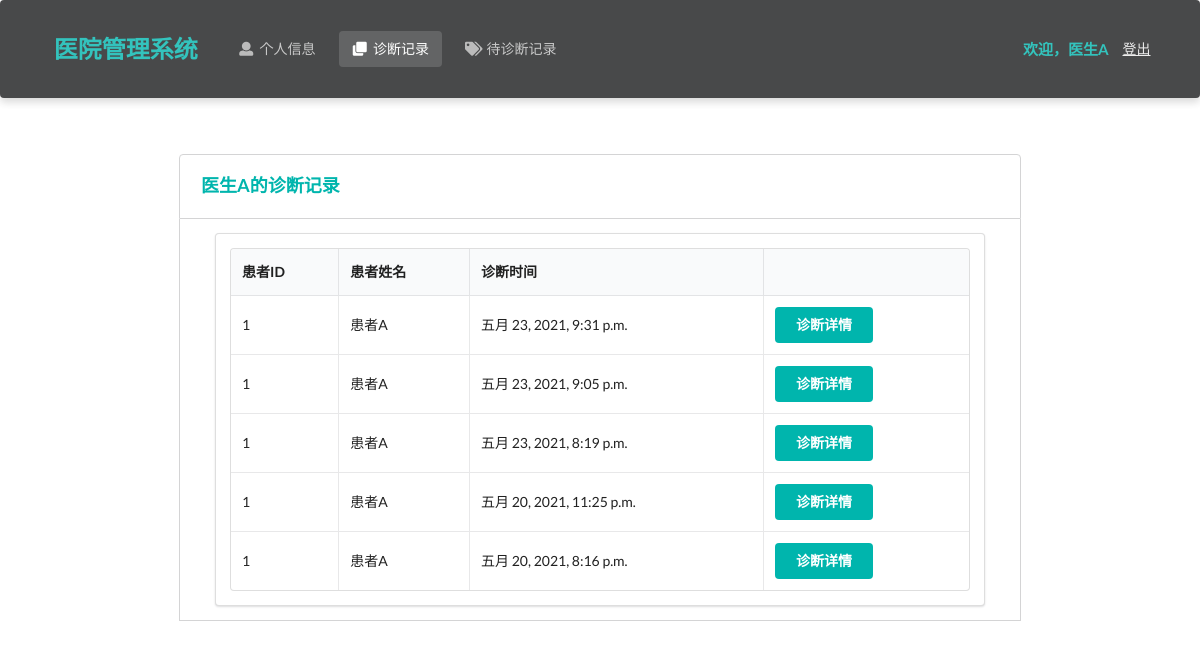
/doctor/diagnosis/ (signed in), run on the app's committed database.
### Hospital/models.py (models this page shows, shortened)
class Doctor(models.Model):
    department_choices = (
        ('Department of Internal Medicine', '内科'),
        ('Department of Surgery', '外科'),
        ('Department of Pediatrics', '儿科'),
        ('Department of Obstetrics and Gynecology', '妇产科'),
        ('Department of Traditional Chinese Medicine', '中医科'),
        ('Department of Dermatology', '皮肤科'),
        ('Department of Oral Medicine', '口腔科')
    )
    title_choices = (
        ('director physician', '主任医师'),
        ('assistant director physician', '副主任医师'),
        ('physician', '医师')
    )
    name = models.CharField(max_length=10)  # 姓名
    password = models.CharField(max_length=32)  # 密码
    gender = models.CharField(max_length=32, choices=gender_choices)  # 性别
    identity_card_no = models.CharField(max_length=32, unique=True)  # 身份证号
    department = models.CharField(max_length=64, choices=department_choices)  # 科室
    title = models.CharField(max_length=64, choices=title_choices)  # 职称
    description = models.TextField(max_length=500, default='暂无简介')  # 简介
    create_time = models.DateTimeField(auto_now_add=True)  # 注册时间

class Diagnosis(models.Model):
    patient = models.ForeignKey(Patient, on_delete=models.CASCADE)  # 患者
    doctor = models.ForeignKey(Doctor, on_delete=models.CASCADE)  # 医生
    appointment = models.ForeignKey(Appointment, on_delete=models.CASCADE, null=True)  # 对应的挂号
    create_time = models.DateTimeField(auto_now_add=True)  # 创建时间
    detail = models.TextField()  # 诊断详情
    class Meta:
        ordering = ["-create_time"]

class Patient(models.Model):
    name = models.CharField(max_length=10)  # 姓名
    password = models.CharField(max_length=32)  # 密码
    gender = models.CharField(max_length=32, choices=gender_choices)  # 性别
    identity_card_no = models.CharField(max_length=32, unique=True)  # 身份证号
    medical_insurance = models.BooleanField()  # 是否有医保
    telephone_no = models.CharField(max_length=32)  # 电话号码
    birth_date = models.DateField()  # 出生日期
    create_time = models.DateTimeField(auto_now_add=True)  # 注册时间

### Hospital/doctorViews.py (the view)
# urls.py: path('doctor/diagnosis/', doctorViews.diagnosis),
def diagnosis(request):
    if request.method == 'POST':
        request.session['diagnosis'] = request.POST.get('diagnosis')
        return redirect('/doctor/diagnosis/detail')
    identity_card_no = request.session['identity_card_no']
    doctor = models.Doctor.objects.get(identity_card_no=identity_card_no)
    diagnosis_records = models.Diagnosis.objects.filter(doctor=doctor)
    num_per_page = 5
    paginator = Paginator(diagnosis_records, num_per_page)
    page = request.GET.get('page', 1)
    try:
        page_obj = paginator.page(page)
    except PageNotAnInteger:
        page_obj = paginator.page(1)
    except EmptyPage:
        page_obj = paginator.page(paginator.num_pages)
    is_paginated = True if paginator.num_pages > 1 else False
    page_range = paginator.get_elided_page_range(page, on_each_side=3, on_ends=2)
    return render(request, 'doctor/diagnosis.html', locals())

### Hospital/templates/doctor/diagnosis.html (shortened to what this page needs)
<!DOCTYPE html>
<html lang="ch">
<head>
    <link rel="stylesheet" href="https://cdn.jsdelivr.net/semantic-ui/2.2.4/semantic.min.css">
    <link rel="stylesheet" href="../../static/Hospital/css/me.css">
</head>
<body>
    <nav class="ui inverted  segment m-padded-tb-large m-shadow-small m-opacity-mini">
        <div class="ui container">
            <div class="ui inverted secondary stackable menu">
                <h2 class="ui teal header item">医院管理系统</h2>
                <a href="/doctor/info/" class="m-item item"><i class="user icon"></i>个人信息</a>
                <a href="/doctor/diagnosis/" class="active m-item item"><i class="clone icon"></i>诊断记录</a>
                <a href="/doctor/pendingDiagnosis" class="m-item item"><i class="tags icon"></i>待诊断记录</a>
                <div class="right m-item item">
                    <h4 class="ui teal header item">欢迎，{{ doctor.name }}</h4>
                    <a href="/doctor/logout/" class="text-success "><ins>登出</ins></a>
                </div>
            </div>
        </div>
    </nav>
    <div class="m-container-small m-padded-tb-big">
        <div class="container">
            <div class="ui top attached rounded padded segment">
                <div class="ui middle aligned two column grid">
                    <div class="column">
                        <h3 class="ui teal header">{{ doctor.name }}的诊断记录</h3>
                    </div>
                </div>
            </div>
            <div class="ui attached segment">
                <div class="ui segment m-width-middle">
                    <table class="ui celled table">
                        <thead>
                            <tr>
                                <th>患者ID</th>
                                <th>患者姓名</th>
                                <th>诊断时间</th>
                                <th></th>
                            </tr>
                        </thead>
                        <tbody>
                            {% for rec in page_obj%}
                            <tr>
                                <td>{{ rec.patient.identity_card_no }}</td>
                                <td>{{ rec.patient.name }}</td>
                                <td>{{ rec.create_time }}</td>
                                <td><form action="" method="post">
                                    <button type="submit"  value="诊断详情" class="ui teal centered button">诊断详情</button>
                                    </form>
                                    </td>
                            </tr>
                            {% endfor %}
                        </tbody>
                    </table>
                </div>
            </div>
        </div>
            </div>
    <br>
    <br>
    <br>
</body>
</html>

### Hospital/static/Hospital/css/me.css (style rules this page uses)
.m-padded-tb-large { padding-top: 1.3em !important; padding-bottom: 1.3em !important; }
.m-padded-tb-big { padding-top: 3em !important; padding-bottom: 3em !important; }
.m-opacity-mini { opacity: 0.8!important; }
.m-container-small { max-width: 60em !important; margin: auto !important; }
.m-width-middle { max-width: 55em !important; margin: auto !important; }
.m-shadow-small { -webkit-box-shadow: 0 4px 8px rgba(0,0,0,0.2) !important; box-shadow: 0 4px 8px rgba(0,0,0,0.2) !important; }

### data on the page
Doctor: name "医生A"
Diagnosis: patient.identity_card_no "1", patient.name "患者A", create_time "五月 23, 2021, 9:31 p.m."
Diagnosis: patient.identity_card_no "1", patient.name "患者A", create_time "五月 23, 2021, 9:05 p.m."
Diagnosis: patient.identity_card_no "1", patient.name "患者A", create_time "五月 23, 2021, 8:19 p.m."
Diagnosis: patient.identity_card_no "1", patient.name "患者A", create_time "五月 20, 2021, 11:25 p.m."
Diagnosis: patient.identity_card_no "1", patient.name "患者A", create_time "五月 20, 2021, 8:16 p.m."
